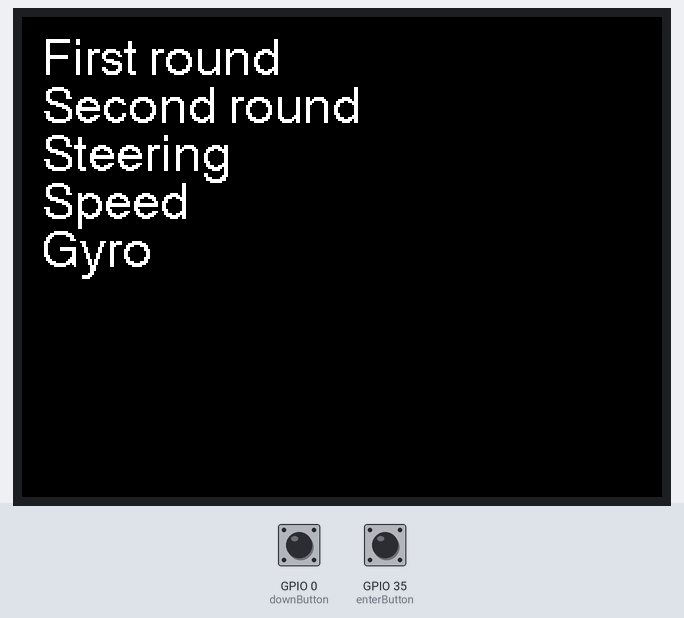
This sketch was run on a simulated ESP32. Parts: 320×240 colour display. The test bench sets the inputs (shaded band); at power-on: GPIO 0 (downButton) HIGH, GPIO 35 (enterButton) HIGH. EEPROM starts erased.

Above: at 1.5 s.
1.6 s: GPIO 0 (downButton) pulled LOW for 1 s
At 1.8 s:
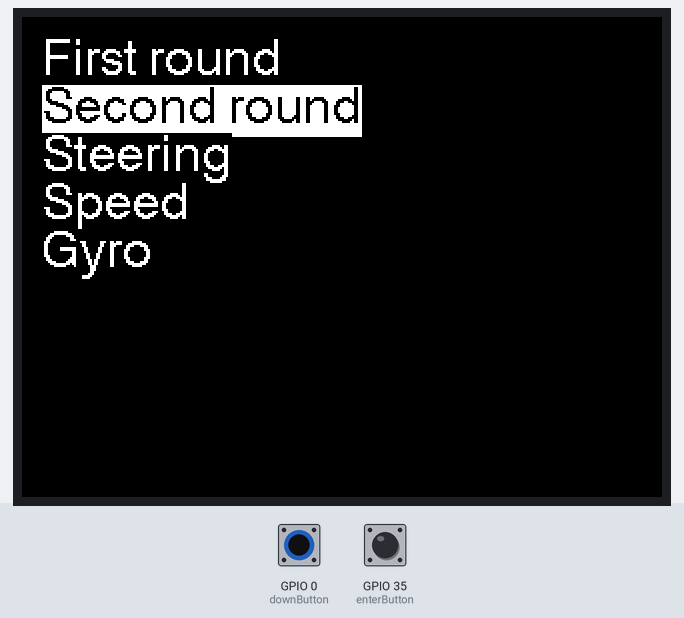
At 2.8 s:
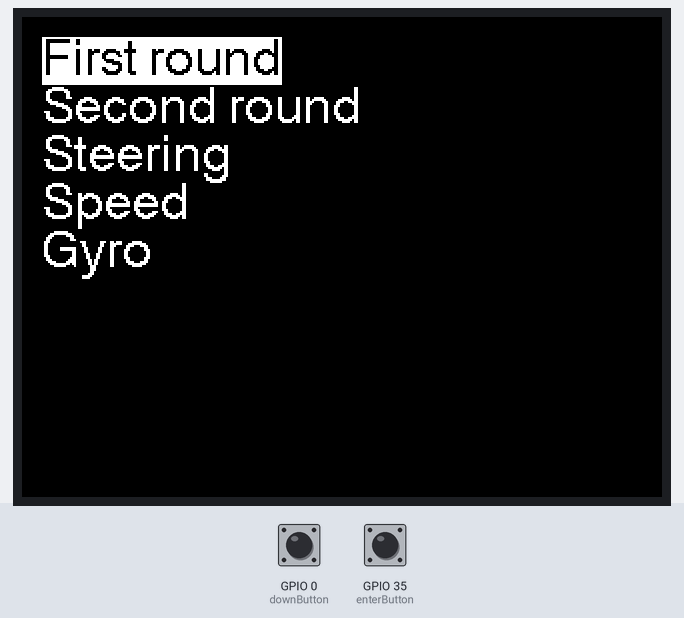
4.1 s: GPIO 35 (enterButton) pulled LOW for 0.15 s
At 4.6 s:
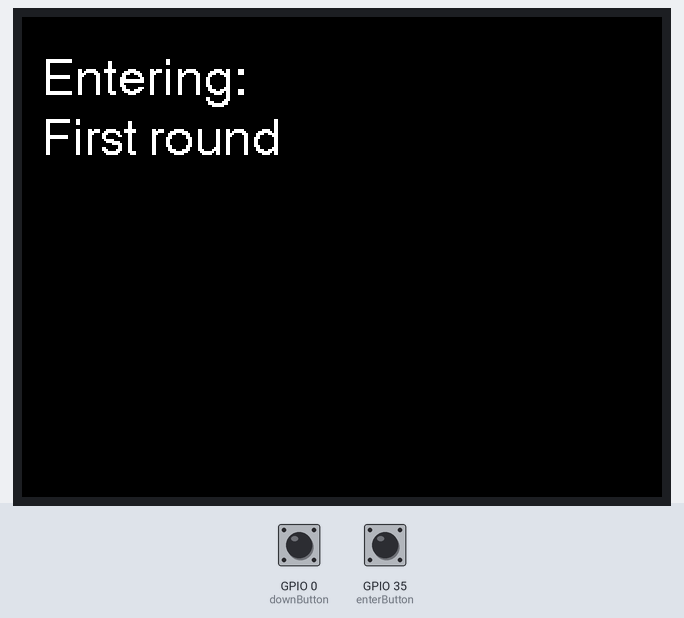
Timing chart, 0 to 7.1 s (numbered marks = the images above; inputs shaded):
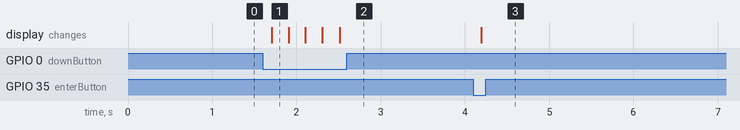

The sketch:

wro25.ino
```cpp
#include <TFT_eSPI.h>
#include <SPI.h>
#include <EEPROM.h>

TFT_eSPI tft = TFT_eSPI();

// Menu items
const char* menu[] = {"First round", "Second round", "Steering", "Speed", "Gyro"};
const int menuLength = sizeof(menu) / sizeof(menu[0]);
int selectedItem = 0;

// Button pins
const int downButton = 0;
const int enterButton = 35;

// Debounce variables
unsigned long lastButtonPressTime = 0;
unsigned long debounceDelay = 200; // debounce delay in milliseconds
unsigned long buttonPressTime = 0; // Track both buttons press duration
unsigned long buttonsHoldDuration = 2000; // 2 seconds to exit submenu when both buttons are held

bool inSubMenu = false; // Flag to track if we are in submenu

// EEPROM constants
const int eepromStateAddress = 0; // EEPROM address to store menu state (0 = main menu, 1 = submenu)
const int eepromSelectedItemAddress = 1; // EEPROM address to store selected menu item
const int eepromSpeedAddress = 2; // EEPROM address to store speed value

int speed = 0; // Initial speed value

void setup() {
  tft.init();
  tft.setRotation(1);
  tft.fillScreen(TFT_BLACK);
  tft.setTextColor(TFT_WHITE, TFT_BLACK);

  pinMode(downButton, INPUT_PULLUP);
  pinMode(enterButton, INPUT_PULLUP);

  // Initialize EEPROM
  EEPROM.begin(512); // Initialize EEPROM with size (this may vary)

  // Read the state from EEPROM (0 = main menu, 1 = submenu)
  inSubMenu = EEPROM.read(eepromStateAddress) == 1;

  // Read the selected item from EEPROM
  selectedItem = EEPROM.read(eepromSelectedItemAddress);

  // Read the speed from EEPROM
  speed = EEPROM.read(eepromSpeedAddress);

  // If in submenu, start from submenu state
  if (inSubMenu) {
    enterSubMenu(); // Enter the submenu directly
  } else {
    drawMenu(); // Show the main menu
  }
}

void loop() {
  unsigned long currentMillis = millis();

  // Enter button handling (Enter submenu)
  if (digitalRead(enterButton) == LOW && currentMillis - lastButtonPressTime > debounceDelay) {
    if (!inSubMenu) {
      enterSubMenu(); // Enter submenu when enter button is pressed
    }
    lastButtonPressTime = currentMillis; // Update the last button press time
  }

  // Both buttons pressed and held for 2 seconds to exit submenu
  if (digitalRead(downButton) == LOW && digitalRead(enterButton) == LOW) {
    if (buttonPressTime == 0) {
      buttonPressTime = currentMillis; // Start tracking the hold time
    }
    // If both buttons are held for 2 seconds, exit submenu
    else if (currentMillis - buttonPressTime >= buttonsHoldDuration) {
      exitSubMenu();
    }
  } else if (digitalRead(downButton) == HIGH || digitalRead(enterButton) == HIGH) {
    // Reset the button press time if any button is released before hold time
    buttonPressTime = 0;
  }

  // Down button handling (Move through menu)
  if (digitalRead(downButton) == LOW && currentMillis - lastButtonPressTime > debounceDelay) {
    if (!inSubMenu) {
      selectedItem = (selectedItem + 1) % menuLength;
      drawMenu();
    }
    lastButtonPressTime = currentMillis; // Update the last button press time
  }

  // Speed adjustment in Speed submenu
  if (inSubMenu && selectedItem == 3) {  // When we are in the "Speed" submenu


    if (digitalRead(downButton) == HIGH && digitalRead(enterButton) == LOW) {
      // Down button is pressed, increase speed by 2
      speed = min(255, speed + 1); // Increase speed by 2 (make sure it doesn't exceed 255)
      updateSpeedDisplay();
      delay(200); // Give a small delay to avoid multiple triggers due to bouncing
    }

    if (digitalRead(enterButton) == HIGH && digitalRead(downButton) == LOW) {
      // Enter button is pressed, decrease speed by 2
      speed = max(0, speed - 1); // Decrease speed by 2 (make sure it doesn't go negative)
      updateSpeedDisplay();
      delay(200); // Give a small delay to avoid multiple triggers due to bouncing
    }
  }
}

void drawMenu() {
  tft.fillScreen(TFT_BLACK);
  tft.setTextFont(4);
  int textHeight = tft.fontHeight(4);
  int spacing = textHeight - 2; // Reduce spacing to fit all items

  for (int i = 0; i < menuLength; i++) {
    int textWidth = tft.textWidth(menu[i], 4);
    int x = 10;
    int y = 10 + (i * spacing); // Adjusted spacing to fit all items

    if (i == selectedItem) {
      tft.fillRect(x, y, textWidth, textHeight, TFT_WHITE); // Highlight only the text
      tft.setTextColor(TFT_BLACK, TFT_WHITE);
    } else {
      tft.setTextColor(TFT_WHITE, TFT_BLACK);
    }
    tft.drawString(menu[i], x, y, 4);
  }
}

void enterSubMenu() {
  inSubMenu = true; // Set the flag that we are in the submenu
  EEPROM.write(eepromStateAddress, 1); // Store the state as submenu (1) in EEPROM
  EEPROM.write(eepromSelectedItemAddress, selectedItem); // Store the current selected item in EEPROM
  EEPROM.commit(); // Commit the changes to EEPROM
  tft.fillScreen(TFT_BLACK);
  tft.setTextColor(TFT_WHITE, TFT_BLACK);
  tft.drawString("Entering: ", 10, 20, 4);
  tft.drawString(menu[selectedItem], 10, 50, 4);

  if (selectedItem == 3) { // If we are in the Speed submenu
    updateSpeedDisplay();
  }
}

void exitSubMenu() {
  inSubMenu = false; // Set the flag to false indicating we are exiting the submenu
  EEPROM.write(eepromStateAddress, 0); // Store the state as main menu (0) in EEPROM
  EEPROM.write(eepromSpeedAddress, speed); // Save the speed value in EEPROM
  EEPROM.commit(); // Commit the change to EEPROM
  drawMenu(); // Return to the main menu
  delay(500); // Delay to make the transition smoother
  buttonPressTime = 0; // Reset the button hold time
}

void updateSpeedDisplay() {
  tft.fillRect(10, 100, 200, 30, TFT_BLACK); // Clear the previous speed display
  tft.setTextColor(TFT_WHITE, TFT_BLACK);
  tft.drawString("Speed: " + String(speed), 10, 100, 4); // Display the new speed
}
```

Measured:
- after the input at 1.6 s, the display: changes after 0.11 s (image 1)
- after the input at 4.1 s, the display: changes after 0.09 s (image 3)
